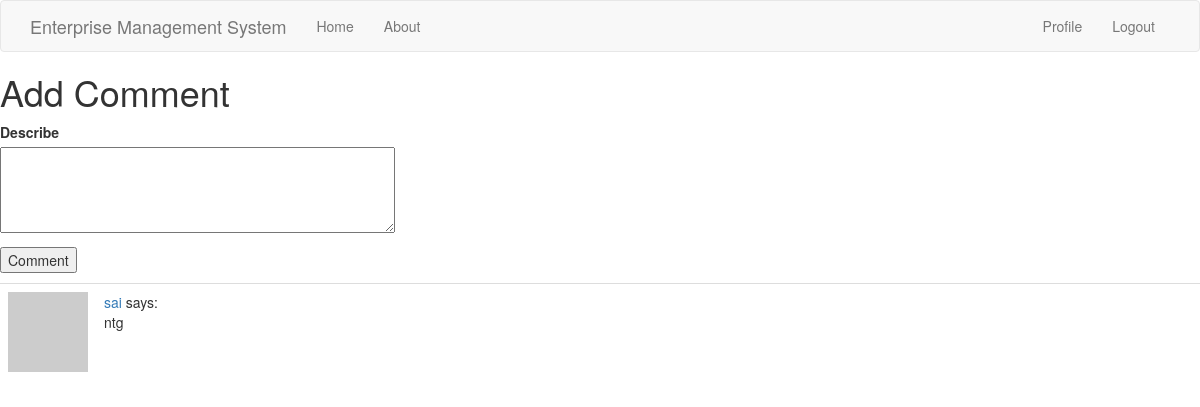
Page /add_comment/4 (signed in) on the earlier database version.
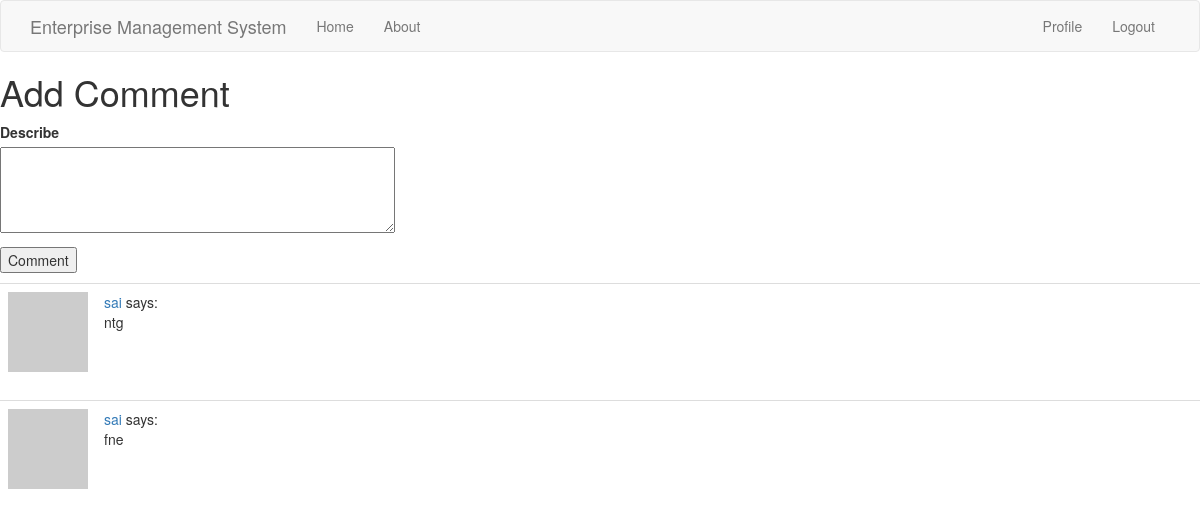
Same page on the later database version.
### app/models.py (models this page shows, shortened)
class Comment(db.Model):
    id = db.Column(db.Integer,primary_key=True)
    comment = db.Column(db.String(64))
    trans_id = db.Column(db.Integer,db.ForeignKey('transaction.id'))
    user_id = db.Column(db.Integer,db.ForeignKey('user.id'))

class User(UserMixin,db.Model):
    id = db.Column(db.Integer,primary_key=True)
    username = db.Column(db.String(64), index=True,unique=True)
    email = db.Column(db.String(120),index=True,unique=True)
    password_hash = db.Column(db.String(128))
    job = db.Column(db.String(64))
    posts = db.relationship('Post',backref='author',lazy='dynamic')
    comment = db.relationship('Comment',backref='comment_by',lazy='dynamic')
    about_me = db.Column(db.String(140))
    last_seen = db.Column(db.DateTime, default=datetime.utcnow)
    def avatar(self, size):
        digest = md5(self.email.lower().encode('utf-8')).hexdigest()
        return 'https://www.gravatar.com/avatar/{}?d=identicon&s={}'.format(digest,size)

### app/routes.py (the view, shortened to what this page needs)
@app.route('/add_comment/<trans_id>',methods=['GET','POST'])
@login_required
def add_comment(trans_id):
    form = AddCommentForm()
    comm = Comment.query.filter_by(trans_id=trans_id)
    return render_template('add_comment.html',title='New Comment',form=form,comm=comm)

### app/forms.py
class AddCommentForm(FlaskForm):
    comment = TextAreaField('Describe', validators=[DataRequired(),Length(min=0,max=140)])
    submit = SubmitField('Comment')

### app/models.py (called while the page is built)
@login.user_loader
def load_user(id):
    return User.query.get(int(id))

### app/routes.py (called while the page is built)
@app.before_request
def before_request():
    if current_user.is_authenticated:
        current_user.last_seen = datetime.utcnow()
        db.session.commit()

### app/templates/add_comment.html (shortened to what this page needs)
{% extends "base.html" %}
{% block content %}
    <h1>Add Comment</h1>
    <form action="" method="post">
        <p>
            {{ form.comment.label }}<br>
            {{ form.comment(cols=50, rows=4) }}<br>
        </p>
        <p>{{ form.submit() }}</p>
    </form>
    {% for c in comm %}
    <table class="table table-hover">
        <tr>
        	<td width="70px">
                <a href="{{ url_for('user', username=c.comment_by.username) }}">
                    <img src="{{ c.comment_by.avatar(70) }}" />
                </a>
            </td>
            <td>
                <a href="{{ url_for('user', username=c.comment_by.username) }}">
                    {{ c.comment_by.username }}
                </a>
                says:
                <br>
                {{ c.comment }}
            </td>
        </tr>
    </table>
    {% endfor %}
{% endblock %}

### app/templates/base.html (shortened to what this page needs)
{% extends 'bootstrap/base.html' %}
{% block navbar %}
    <nav class="navbar navbar-default">
        <div class="container">
            <div class="navbar-header">
                <a class="navbar-brand">Enterprise Management System</a>
            </div>
            <div class="collapse navbar-collapse" id="bs-example-navbar-collapse-1">
                <ul class="nav navbar-nav">
                    <li><a href="{{ url_for('home') }}">Home</a></li>
                    <li><a href="{{ url_for('about') }}">About</a></li>
                </ul>
                <ul class="nav navbar-nav navbar-right">
                    {% if current_user.is_anonymous %}
                    <li><a href="{{ url_for('login') }}">Login</a></li>
                    {% else %}
                    <li><a href="{{ url_for('user', username=current_user.username) }}">Profile</a></li>
                    <li><a href="{{ url_for('logout') }}">Logout</a></li>
                    {% endif %}
                </ul>
            </div>
        </div>
    </nav>
{% endblock %}

Differences in the rows shown:
added Comment: comment_by.username "sai", comment "fne"
